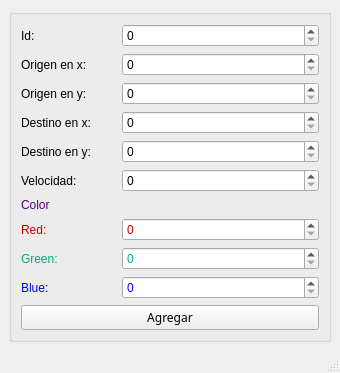
<?xml version="1.0" encoding="UTF-8"?>
<ui version="4.0">
 <class>MainWindow</class>
 <widget class="QMainWindow" name="MainWindow">
  <property name="geometry">
   <rect>
    <x>0</x>
    <y>0</y>
    <width>340</width>
    <height>368</height>
   </rect>
  </property>
  <property name="windowTitle">
   <string>Particulas</string>
  </property>
  <widget class="QWidget" name="centralwidget">
   <layout class="QGridLayout" name="gridLayout_2">
    <item row="0" column="0">
     <widget class="QGroupBox" name="groupBox">
      <property name="title">
       <string/>
      </property>
      <layout class="QGridLayout" name="gridLayout">
       <item row="0" column="0">
        <widget class="QLabel" name="Id">
         <property name="text">
          <string>Id:</string>
         </property>
        </widget>
       </item>
       <item row="1" column="0">
        <widget class="QLabel" name="OrigenX">
         <property name="text">
          <string>Origen en x:</string>
         </property>
        </widget>
       </item>
       <item row="2" column="0">
        <widget class="QLabel" name="OrigenY">
         <property name="text">
          <string>Origen en y:</string>
         </property>
        </widget>
       </item>
       <item row="3" column="0">
        <widget class="QLabel" name="DestinoX">
         <property name="text">
          <string>Destino en x:</string>
         </property>
        </widget>
       </item>
       <item row="4" column="0">
        <widget class="QLabel" name="DestinoY">
         <property name="text">
          <string>Destino en y:</string>
         </property>
        </widget>
       </item>
       <item row="5" column="0">
        <widget class="QLabel" name="Velocidad">
         <property name="text">
          <string>Velocidad:</string>
         </property>
        </widget>
       </item>
       <item row="5" column="1" colspan="2">
        <widget class="QSpinBox" name="spinBox_6"/>
       </item>
       <item row="6" column="0">
        <widget class="QLabel" name="Color">
         <property name="palette">
          <palette>
           <active>
            <colorrole role="WindowText">
             <brush brushstyle="SolidPattern">
              <color alpha="255">
               <red>85</red>
               <green>0</green>
               <blue>127</blue>
              </color>
             </brush>
            </colorrole>
           </active>
           <inactive>
            <colorrole role="WindowText">
             <brush brushstyle="SolidPattern">
              <color alpha="255">
               <red>85</red>
               <green>0</green>
               <blue>127</blue>
              </color>
             </brush>
            </colorrole>
           </inactive>
           <disabled>
            <colorrole role="WindowText">
             <brush brushstyle="SolidPattern">
              <color alpha="255">
               <red>120</red>
               <green>120</green>
               <blue>120</blue>
              </color>
             </brush>
            </colorrole>
           </disabled>
          </palette>
         </property>
         <property name="text">
          <string>Color</string>
         </property>
        </widget>
       </item>
       <item row="7" column="0">
        <widget class="QLabel" name="Red">
         <property name="palette">
          <palette>
           <active>
            <colorrole role="WindowText">
             <brush brushstyle="SolidPattern">
              <color alpha="255">
               <red>197</red>
               <green>0</green>
               <blue>0</blue>
              </color>
             </brush>
            </colorrole>
           </active>
           <inactive>
            <colorrole role="WindowText">
             <brush brushstyle="SolidPattern">
              <color alpha="255">
               <red>197</red>
               <green>0</green>
               <blue>0</blue>
              </color>
             </brush>
            </colorrole>
           </inactive>
           <disabled>
            <colorrole role="WindowText">
             <brush brushstyle="SolidPattern">
              <color alpha="255">
               <red>120</red>
               <green>120</green>
               <blue>120</blue>
              </color>
             </brush>
            </colorrole>
           </disabled>
          </palette>
         </property>
         <property name="text">
          <string>Red:</string>
         </property>
        </widget>
       </item>
       <item row="8" column="0">
        <widget class="QLabel" name="Green">
         <property name="palette">
          <palette>
           <active>
            <colorrole role="WindowText">
             <brush brushstyle="SolidPattern">
              <color alpha="255">
               <red>0</red>
               <green>170</green>
               <blue>127</blue>
              </color>
             </brush>
            </colorrole>
           </active>
           <inactive>
            <colorrole role="WindowText">
             <brush brushstyle="SolidPattern">
              <color alpha="255">
               <red>0</red>
               <green>170</green>
               <blue>127</blue>
              </color>
             </brush>
            </colorrole>
           </inactive>
           <disabled>
            <colorrole role="WindowText">
             <brush brushstyle="SolidPattern">
              <color alpha="255">
               <red>120</red>
               <green>120</green>
               <blue>120</blue>
              </color>
             </brush>
            </colorrole>
           </disabled>
          </palette>
         </property>
         <property name="text">
          <string>Green:</string>
         </property>
        </widget>
       </item>
       <item row="9" column="0">
        <widget class="QLabel" name="Blue">
         <property name="palette">
          <palette>
           <active>
            <colorrole role="WindowText">
             <brush brushstyle="SolidPattern">
              <color alpha="255">
               <red>0</red>
               <green>0</green>
               <blue>255</blue>
              </color>
             </brush>
            </colorrole>
           </active>
           <inactive>
            <colorrole role="WindowText">
             <brush brushstyle="SolidPattern">
              <color alpha="255">
               <red>0</red>
               <green>0</green>
               <blue>255</blue>
              </color>
             </brush>
            </colorrole>
           </inactive>
           <disabled>
            <colorrole role="WindowText">
             <brush brushstyle="SolidPattern">
              <color alpha="255">
               <red>120</red>
               <green>120</green>
               <blue>120</blue>
              </color>
             </brush>
            </colorrole>
           </disabled>
          </palette>
         </property>
         <property name="text">
          <string>Blue:</string>
         </property>
        </widget>
       </item>
       <item row="9" column="1" colspan="2">
        <widget class="QSpinBox" name="spinBox_9">
         <property name="palette">
          <palette>
           <active>
            <colorrole role="Text">
             <brush brushstyle="SolidPattern">
              <color alpha="255">
               <red>0</red>
               <green>0</green>
               <blue>255</blue>
              </color>
             </brush>
            </colorrole>
            <colorrole role="ButtonText">
             <brush brushstyle="SolidPattern">
              <color alpha="255">
               <red>0</red>
               <green>0</green>
               <blue>0</blue>
              </color>
             </brush>
            </colorrole>
            <colorrole role="PlaceholderText">
             <brush brushstyle="SolidPattern">
              <color alpha="128">
               <red>0</red>
               <green>0</green>
               <blue>255</blue>
              </color>
             </brush>
            </colorrole>
           </active>
           <inactive>
            <colorrole role="Text">
             <brush brushstyle="SolidPattern">
              <color alpha="255">
               <red>0</red>
               <green>0</green>
               <blue>255</blue>
              </color>
             </brush>
            </colorrole>
            <colorrole role="ButtonText">
             <brush brushstyle="SolidPattern">
              <color alpha="255">
               <red>0</red>
               <green>0</green>
               <blue>0</blue>
              </color>
             </brush>
            </colorrole>
            <colorrole role="PlaceholderText">
             <brush brushstyle="SolidPattern">
              <color alpha="128">
               <red>0</red>
               <green>0</green>
               <blue>255</blue>
              </color>
             </brush>
            </colorrole>
           </inactive>
           <disabled>
            <colorrole role="Text">
             <brush brushstyle="SolidPattern">
              <color alpha="255">
               <red>120</red>
               <green>120</green>
               <blue>120</blue>
              </color>
             </brush>
            </colorrole>
            <colorrole role="ButtonText">
             <brush brushstyle="SolidPattern">
              <color alpha="255">
               <red>120</red>
               <green>120</green>
               <blue>120</blue>
              </color>
             </brush>
            </colorrole>
            <colorrole role="PlaceholderText">
             <brush brushstyle="SolidPattern">
              <color alpha="128">
               <red>0</red>
               <green>0</green>
               <blue>0</blue>
              </color>
             </brush>
            </colorrole>
           </disabled>
          </palette>
         </property>
         <property name="maximum">
          <number>255</number>
         </property>
        </widget>
       </item>
       <item row="10" column="0" colspan="3">
        <widget class="QPushButton" name="Agregar">
         <property name="font">
          <font>
           <family>Broadway</family>
          </font>
         </property>
         <property name="cursor">
          <cursorShape>ArrowCursor</cursorShape>
         </property>
         <property name="text">
          <string>Agregar</string>
         </property>
        </widget>
       </item>
       <item row="0" column="1" colspan="2">
        <widget class="QSpinBox" name="spinBox"/>
       </item>
       <item row="1" column="1" colspan="2">
        <widget class="QSpinBox" name="spinBox_2">
         <property name="maximum">
          <number>500</number>
         </property>
        </widget>
       </item>
       <item row="2" column="1" colspan="2">
        <widget class="QSpinBox" name="spinBox_3">
         <property name="maximum">
          <number>500</number>
         </property>
        </widget>
       </item>
       <item row="3" column="1" colspan="2">
        <widget class="QSpinBox" name="spinBox_4">
         <property name="maximum">
          <number>500</number>
         </property>
        </widget>
       </item>
       <item row="4" column="1" colspan="2">
        <widget class="QSpinBox" name="spinBox_5">
         <property name="maximum">
          <number>500</number>
         </property>
        </widget>
       </item>
       <item row="7" column="1" colspan="2">
        <widget class="QSpinBox" name="spinBox_7">
         <property name="palette">
          <palette>
           <active>
            <colorrole role="Text">
             <brush brushstyle="SolidPattern">
              <color alpha="255">
               <red>185</red>
               <green>0</green>
               <blue>0</blue>
              </color>
             </brush>
            </colorrole>
            <colorrole role="PlaceholderText">
             <brush brushstyle="SolidPattern">
              <color alpha="128">
               <red>185</red>
               <green>0</green>
               <blue>0</blue>
              </color>
             </brush>
            </colorrole>
           </active>
           <inactive>
            <colorrole role="Text">
             <brush brushstyle="SolidPattern">
              <color alpha="255">
               <red>185</red>
               <green>0</green>
               <blue>0</blue>
              </color>
             </brush>
            </colorrole>
            <colorrole role="PlaceholderText">
             <brush brushstyle="SolidPattern">
              <color alpha="128">
               <red>185</red>
               <green>0</green>
               <blue>0</blue>
              </color>
             </brush>
            </colorrole>
           </inactive>
           <disabled>
            <colorrole role="Text">
             <brush brushstyle="SolidPattern">
              <color alpha="255">
               <red>120</red>
               <green>120</green>
               <blue>120</blue>
              </color>
             </brush>
            </colorrole>
            <colorrole role="PlaceholderText">
             <brush brushstyle="SolidPattern">
              <color alpha="128">
               <red>0</red>
               <green>0</green>
               <blue>0</blue>
              </color>
             </brush>
            </colorrole>
           </disabled>
          </palette>
         </property>
         <property name="maximum">
          <number>255</number>
         </property>
        </widget>
       </item>
       <item row="8" column="1" colspan="2">
        <widget class="QSpinBox" name="spinBox_8">
         <property name="palette">
          <palette>
           <active>
            <colorrole role="Text">
             <brush brushstyle="SolidPattern">
              <color alpha="255">
               <red>0</red>
               <green>170</green>
               <blue>127</blue>
              </color>
             </brush>
            </colorrole>
            <colorrole role="PlaceholderText">
             <brush brushstyle="SolidPattern">
              <color alpha="128">
               <red>0</red>
               <green>170</green>
               <blue>127</blue>
              </color>
             </brush>
            </colorrole>
           </active>
           <inactive>
            <colorrole role="Text">
             <brush brushstyle="SolidPattern">
              <color alpha="255">
               <red>0</red>
               <green>170</green>
               <blue>127</blue>
              </color>
             </brush>
            </colorrole>
            <colorrole role="PlaceholderText">
             <brush brushstyle="SolidPattern">
              <color alpha="128">
               <red>0</red>
               <green>170</green>
               <blue>127</blue>
              </color>
             </brush>
            </colorrole>
           </inactive>
           <disabled>
            <colorrole role="Text">
             <brush brushstyle="SolidPattern">
              <color alpha="255">
               <red>120</red>
               <green>120</green>
               <blue>120</blue>
              </color>
             </brush>
            </colorrole>
            <colorrole role="PlaceholderText">
             <brush brushstyle="SolidPattern">
              <color alpha="128">
               <red>0</red>
               <green>0</green>
               <blue>0</blue>
              </color>
             </brush>
            </colorrole>
           </disabled>
          </palette>
         </property>
         <property name="maximum">
          <number>255</number>
         </property>
        </widget>
       </item>
      </layout>
     </widget>
    </item>
   </layout>
  </widget>
  <widget class="QMenuBar" name="menubar">
   <property name="geometry">
    <rect>
     <x>0</x>
     <y>0</y>
     <width>340</width>
     <height>21</height>
    </rect>
   </property>
  </widget>
  <widget class="QStatusBar" name="statusbar"/>
 </widget>
 <resources/>
 <connections/>
</ui>
